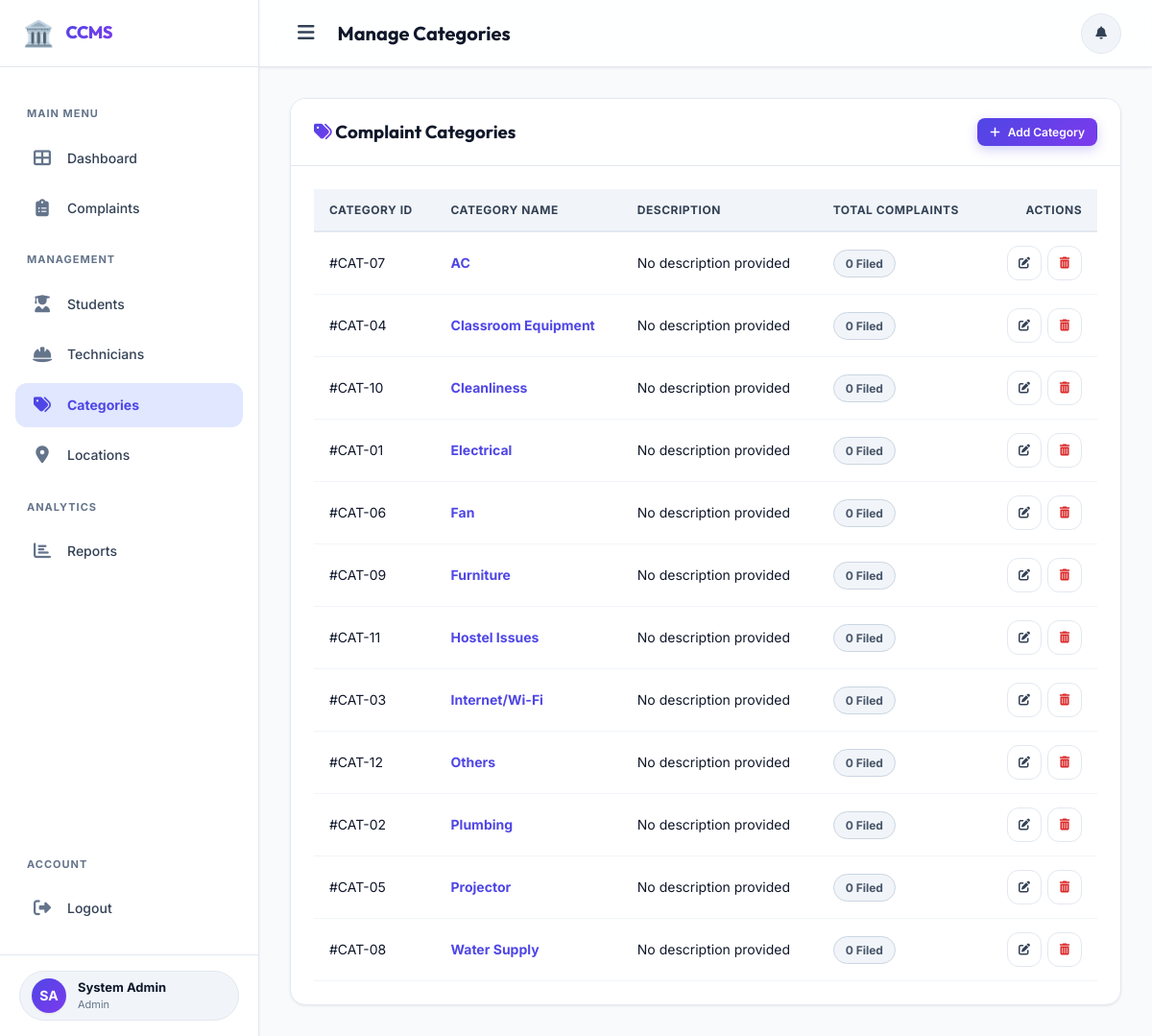
The app's page /frontend/admin/manage_categories.php (signed in) with its own data.
### tables this page shows
CREATE TABLE complaint_categories(
  category_id INT AUTO_INCREMENT PRIMARY KEY,
  category_name VARCHAR(100) NOT NULL UNIQUE,
  description VARCHAR(255)
);

### backend/includes/auth.php (called while the page is built, shortened)
<?php
function isLoggedIn() {
    return isset($_SESSION['user_id']) && !empty($_SESSION['user_id']);
}
function getCurrentUser() {
    return [
        'user_id'    => $_SESSION['user_id'],
        'name'       => $_SESSION['name'],
        'email'      => $_SESSION['email'],
        'role'       => $_SESSION['role'],
        'student_id' => $_SESSION['student_id'] ?? null,
        'staff_id'   => $_SESSION['staff_id'] ?? null,
    ];
}

### backend/includes/functions.php (called while the page is built, shortened)
<?php
function sanitize($data) {
    return htmlspecialchars(trim($data), ENT_QUOTES, 'UTF-8');
}

### frontend/admin/manage_categories.php (the view, shortened to what this page needs)
<?php
require_once __DIR__ . '/../../backend/config/db.php';
require_once __DIR__ . '/../../backend/includes/auth.php';
require_once __DIR__ . '/../../backend/includes/functions.php';
try {
    $stmt = $pdo->query(
        "SELECT cc.*, COUNT(c.complaint_id) as complaint_count
         FROM complaint_categories cc
         LEFT JOIN complaints c ON cc.category_id = c.category_id
         GROUP BY cc.category_id
         ORDER BY cc.category_name ASC"
    );
    $categories = $stmt->fetchAll();
} catch (Exception $e) {
    $categories = [];
}
$pageTitle = "Manage Categories";
$currentPage = "categories";
require_once __DIR__ . '/../includes/header.php';
?>
<div class="card mb-lg stagger-in" style="max-width: 900px; margin: 0 auto;">
    <div class="card-header">
        <h3><i class="fas fa-tags text-gradient"></i> Complaint Categories</h3>
        <button onclick="openAddModal()" class="btn btn-primary btn-sm">
            <i class="fas fa-plus"></i> Add Category
        </button>
    </div>
    <div class="card-body">
        <div class="table-container">
            <table class="data-table">
                <thead>
                    <tr>
                        <th>Category ID</th>
                        <th>Category Name</th>
                        <th>Description</th>
                        <th>Total Complaints</th>
                        <th class="text-right">Actions</th>
                    </tr>
                </thead>
                <tbody>
                    <?php if (empty($categories)): ?>
                        <tr>
                            <td colspan="5" class="table-empty">
                                <i class="fas fa-tags"></i>
                                <p>No categories defined. Please add one to receive complaints.</p>
                            </td>
                        </tr>
                    <?php else: ?>
                        <?php foreach ($categories as $cat): ?>
                            <tr>
                                <td>#CAT-<?= str_pad($cat['category_id'], 2, '0', STR_PAD_LEFT) ?></td>
                                <td><strong class="text-primary"><?= sanitize($cat['category_name']) ?></strong></td>
                                <td><?= sanitize($cat['description'] ?: 'No description provided') ?></td>
                                <td><span class="badge badge-secondary"><?= $cat['complaint_count'] ?> Filed</span></td>
                                <td class="text-right">
                                    <div class="table-actions" style="justify-content: flex-end;">
                                        <button onclick='openEditModal(<?= json_encode($cat) ?>)' class="btn btn-outline btn-sm btn-icon" title="Edit Category">
                                            <i class="fas fa-edit"></i>
                                        </button>
                                        <button onclick="handleDelete(<?= $cat['category_id'] ?>, <?= $cat['complaint_count'] ?>)" class="btn btn-outline btn-sm btn-icon text-danger" title="Delete Category">
                                            <i class="fas fa-trash-alt"></i>
                                        </button>
                                    </div>
                                </td>
                            </tr>
                        <?php endforeach; ?>
                    <?php endif; ?>
                </tbody>
            </table>
        </div>
    </div>
</div>
<?php
require_once __DIR__ . '/../includes/footer.php';
?>

### frontend/includes/header.php (shortened to what this page needs)
<?php
require_once __DIR__ . '/../../backend/includes/auth.php';
require_once __DIR__ . '/../../backend/includes/functions.php';
$user = getCurrentUser();
$userInitials = '';
if ($user) {
    $parts = explode(' ', $user['name']);
    $userInitials = strtoupper(substr($parts[0], 0, 1) . (isset($parts[1]) ? substr($parts[1], 0, 1) : ''));
}
?>
<!DOCTYPE html>
<html lang="en">
<head>
    <link rel="stylesheet" href="https://cdnjs.cloudflare.com/ajax/libs/font-awesome/6.5.1/css/all.min.css">
    <link rel="stylesheet" href="<?= FRONTEND_URL ?>/assets/css/style.css">
</head>
<body>
<div class="app-container">
    <aside class="sidebar">
        <div class="sidebar-brand">
            <div class="logo-icon">🏛️</div>
            <h2 class="text-gradient">CCMS</h2>
        </div>
        <nav class="sidebar-menu">
            <?php if ($user['role'] === 'admin'): ?>
            <div class="menu-category">Main Menu</div>
            <a href="<?= FRONTEND_URL ?>/admin/dashboard.php" class="menu-item <?= $currentPage === 'dashboard' ? 'active' : '' ?>">
                <i class="fas fa-th-large"></i> Dashboard
            </a>
            <a href="<?= FRONTEND_URL ?>/admin/complaints.php" class="menu-item <?= $currentPage === 'complaints' ? 'active' : '' ?>">
                <i class="fas fa-clipboard-list"></i> Complaints
            </a>
            <div class="menu-category">Management</div>
            <a href="<?= FRONTEND_URL ?>/admin/manage_students.php" class="menu-item <?= $currentPage === 'students' ? 'active' : '' ?>">
                <i class="fas fa-user-graduate"></i> Students
            </a>
            <a href="<?= FRONTEND_URL ?>/admin/manage_staff.php" class="menu-item <?= $currentPage === 'staff' ? 'active' : '' ?>">
                <i class="fas fa-hard-hat"></i> Technicians
            </a>
            <a href="<?= FRONTEND_URL ?>/admin/manage_categories.php" class="menu-item <?= $currentPage === 'categories' ? 'active' : '' ?>">
                <i class="fas fa-tags"></i> Categories
            </a>
            <a href="<?= FRONTEND_URL ?>/admin/manage_locations.php" class="menu-item <?= $currentPage === 'locations' ? 'active' : '' ?>">
                <i class="fas fa-map-marker-alt"></i> Locations
            </a>
            <div class="menu-category">Analytics</div>
            <a href="<?= FRONTEND_URL ?>/admin/reports.php" class="menu-item <?= $currentPage === 'reports' ? 'active' : '' ?>">
                <i class="fas fa-chart-bar"></i> Reports
            </a>
            <?php endif; ?>
            <div class="menu-category" style="margin-top: auto;">Account</div>
            <a href="<?= FRONTEND_URL ?>/logout.php" class="menu-item">
                <i class="fas fa-sign-out-alt"></i> Logout
            </a>
        </nav>
        <div class="sidebar-footer">
            <div class="user-profile">
                <div class="avatar"><?= $userInitials ?></div>
                <div class="user-info">
                    <span class="user-name"><?= sanitize($user['name']) ?></span>
                    <span class="user-role"><?= sanitize($user['role']) ?></span>
                </div>
            </div>
        </div>
    </aside>
    <div class="main-wrapper">
        <header class="topbar">
            <div class="topbar-left">
                <button class="sidebar-toggle" onclick="toggleSidebar()">
                    <i class="fas fa-bars"></i>
                </button>
                <h1 class="page-title"><?= sanitize($pageTitle) ?></h1>
            </div>
            <div class="topbar-right">
                <div class="notification-dropdown">
                    <button class="notification-btn" onclick="toggleNotifications()">
                        <i class="fas fa-bell"></i>
                    </button>
                </div>
            </div>
        </header>
        <main class="content-area">

### frontend/includes/footer.php (shortened to what this page needs)
        </main>
    </div>
</div>
</body>
</html>

### records on screen
complaint_categories: category_id "07", category_name "AC", description "No description provided", complaint_count "0"
complaint_categories: category_id "04", category_name "Classroom Equipment", description "No description provided", complaint_count "0"
complaint_categories: category_id "10", category_name "Cleanliness", description "No description provided", complaint_count "0"
complaint_categories: category_id "01", category_name "Electrical", description "No description provided", complaint_count "0"
complaint_categories: category_id "06", category_name "Fan", description "No description provided", complaint_count "0"
complaint_categories: category_id "09", category_name "Furniture", description "No description provided", complaint_count "0"
complaint_categories: category_id "11", category_name "Hostel Issues", description "No description provided", complaint_count "0"
complaint_categories: category_id "03", category_name "Internet/Wi-Fi", description "No description provided", complaint_count "0"
complaint_categories: category_id "12", category_name "Others", description "No description provided", complaint_count "0"
complaint_categories: category_id "02", category_name "Plumbing", description "No description provided", complaint_count "0"
complaint_categories: category_id "05", category_name "Projector", description "No description provided", complaint_count "0"
complaint_categories: category_id "08", category_name "Water Supply", description "No description provided", complaint_count "0"

### other values on screen
$userInitials "SA"
$user['name'] "System Admin"
$user['role'] "Admin"
$pageTitle "Manage Categories"
